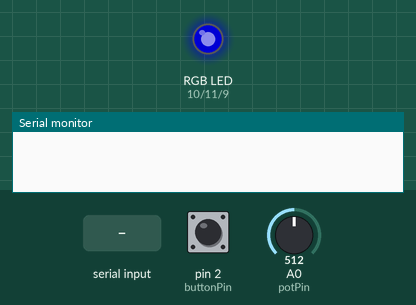
A sketch run on a simulated Arduino Uno, built with avr-gcc and run on an emulated ATmega328P. Shown: an RGB LED mixed from three pins (HIGH = lit), the last lines printed to the serial monitor. Inputs (shaded band) come from the test bench; at power-on: A0 (potPin) = 512, pin 2 (buttonPin) LOW. Dim RGB values are drawn brighter than linear.

Above: at 1.2 s.
1.3 s: "1" received over Serial
At 2.4 s:
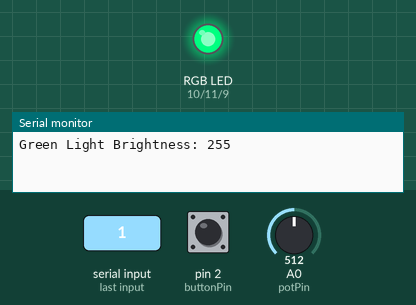
2.8 s: A0 (potPin) set to 716
At 3.5 s:
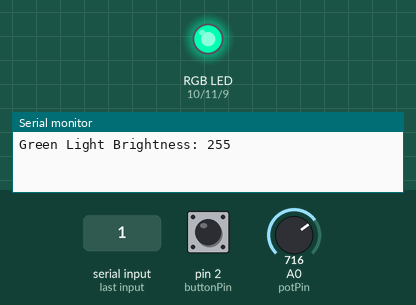
4.3 s: pin 2 (buttonPin) pulled HIGH for 0.15 s
At 4.37 s:
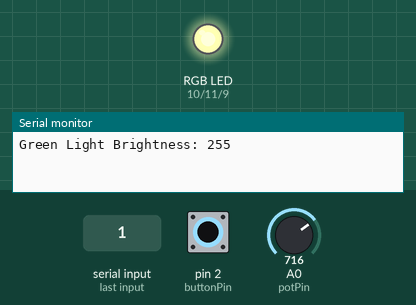
5.9 s: "0" received over Serial
At 7.1 s:
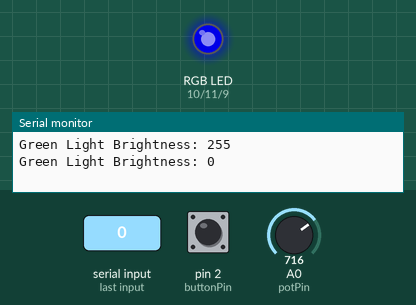
7.4 s: A0 (potPin) set to 900
At 8.2 s:
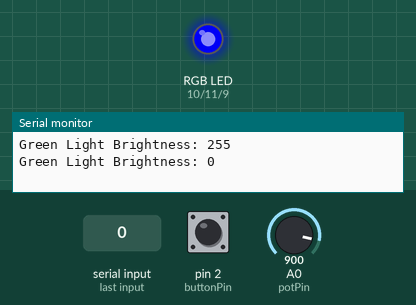
8.9 s: pin 2 (buttonPin) pulled HIGH for 1 s
At 9.4 s:
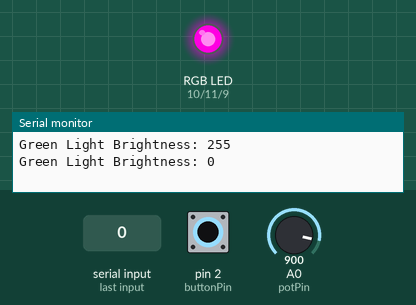
Timing chart, 0 to 11.9 s (numbered marks = the images above; inputs shaded):
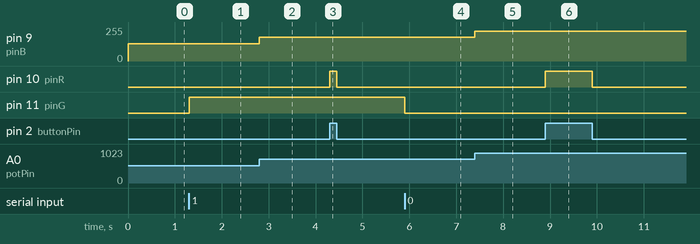

The sketch:

Task1-2.ino
```cpp
const int potPin = A0;
const int buttonPin = 2;

const int pinB = 9;
const int pinR = 10;
const int pinG = 11;

bool greenState = false;

void setup() {
  pinMode(pinB, OUTPUT);
  pinMode(pinR, OUTPUT);
  pinMode(pinG, OUTPUT);
  pinMode(buttonPin, INPUT);

  Serial.begin(9600);
}

void loop() {

  int sensorValue = analogRead(potPin);
  int bluePwm = sensorValue / 4;
  analogWrite(pinB, bluePwm);

  if (digitalRead(buttonPin) == HIGH) {
    digitalWrite(pinR, HIGH);
  } else {
    digitalWrite(pinR, LOW);
  }

  if (Serial.available() > 0) {
    char inChar = Serial.read();

    if (inChar == '1') {
      greenState = true;
      Serial.println("Green Light Brightness: 255");
    }
    else if (inChar == '0') {
      greenState = false;
      Serial.println("Green Light Brightness: 0");
    }
  }

  if (greenState) {
    digitalWrite(pinG, HIGH);
  } else {
    digitalWrite(pinG, LOW);
  }
}
```

Measured:
- after the input at 1.3 s, pin 11 (pinG): LOW → HIGH at once
- after the input at 2.8 s, pin 9 (pinB): 128/255 → 179/255 at once
- after the input at 4.3 s, pin 10 (pinR): LOW → HIGH at once, → LOW 0.15 s later
- after the input at 5.9 s, pin 11 (pinG): HIGH → LOW at once
- after the input at 7.4 s, pin 9 (pinB): 179/255 → 225/255 at once
- after the input at 8.9 s, pin 10 (pinR): LOW → HIGH at once, → LOW 1.0 s later
